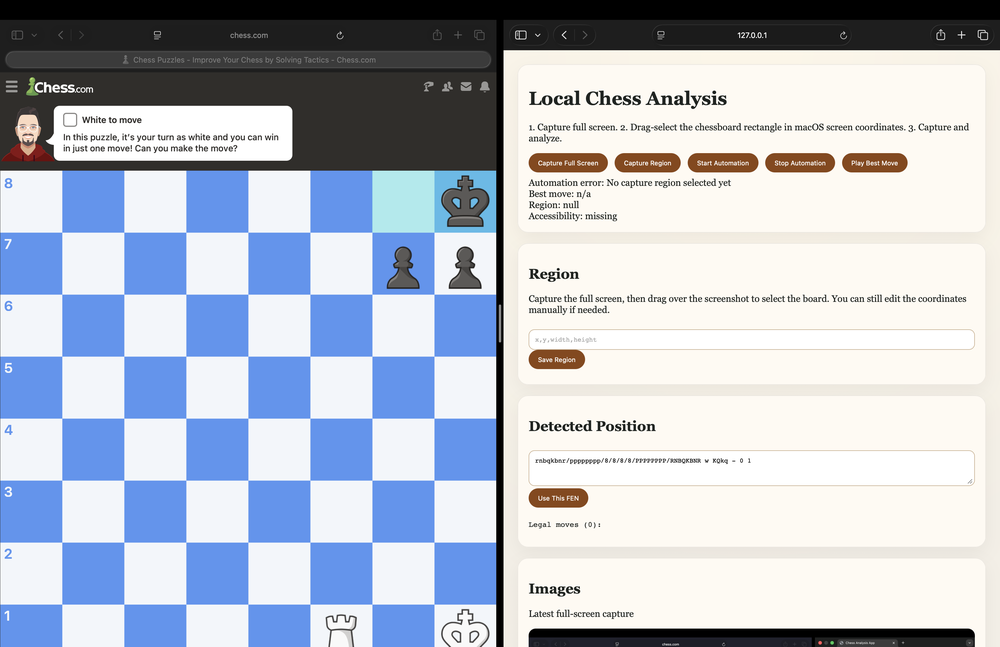
#> input picture gmMaker/.app_state/fullscreen.png, 1000 x 647 px, shrunk from 3420 x 2214 before the run
$ python -i board_detect.py   (imports and definitions only)
#> lines starting #> are read from the running program, lines starting #| are printed output that depends on the picture; after the words box and inside, x2 and y2 are one past the last pixel; in counts of white or black regions, pixels touching at a corner belong together
from __future__ import annotations

from dataclasses import dataclass
from pathlib import Path
from typing import Optional


@dataclass
class BoardDetectionResult:
    image_path: str
    board_found: bool
    board_bounds: tuple[int, int, int, int]
    orientation: str
    square_size: int
    message: str


def detect_board(image_path: str) -> BoardDetectionResult:
    """
    Keep this detector intentionally simple.

    If OpenCV is available, it looks for the largest roughly square contour.
    If not, it assumes the whole captured region is already the board.
    """
#> called with image_path = '.app_state/fullscreen.png'
    try:
        import cv2  # type: ignore
    except ImportError:
        return BoardDetectionResult(
            image_path=image_path,
            board_found=True,
            board_bounds=(0, 0, 0, 0),
            orientation="white-bottom",
            square_size=0,
            message="OpenCV not installed; using the full capture as the board region.",
        )

    image = cv2.imread(str(image_path))
#> image is the input picture: shape (647, 1000, 3); mean B, G, R 200.8, 188.2, 181.2
    if image is None:
        return BoardDetectionResult(
            image_path=image_path,
            board_found=False,
            board_bounds=(0, 0, 0, 0),
            orientation="unknown",
            square_size=0,
            message="Unable to read captured image.",
        )

    gray = cv2.cvtColor(image, cv2.COLOR_BGR2GRAY)
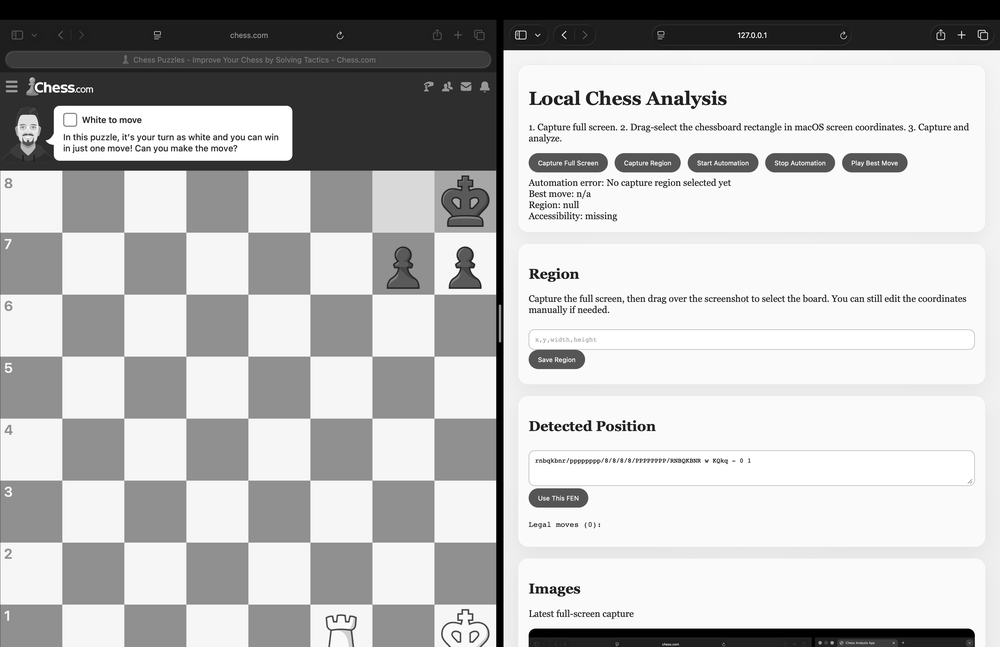
#> gray: shape (647, 1000); min 0, max 255, mean 187.5
    blurred = cv2.GaussianBlur(gray, (5, 5), 0)
    edges = cv2.Canny(blurred, 50, 150)
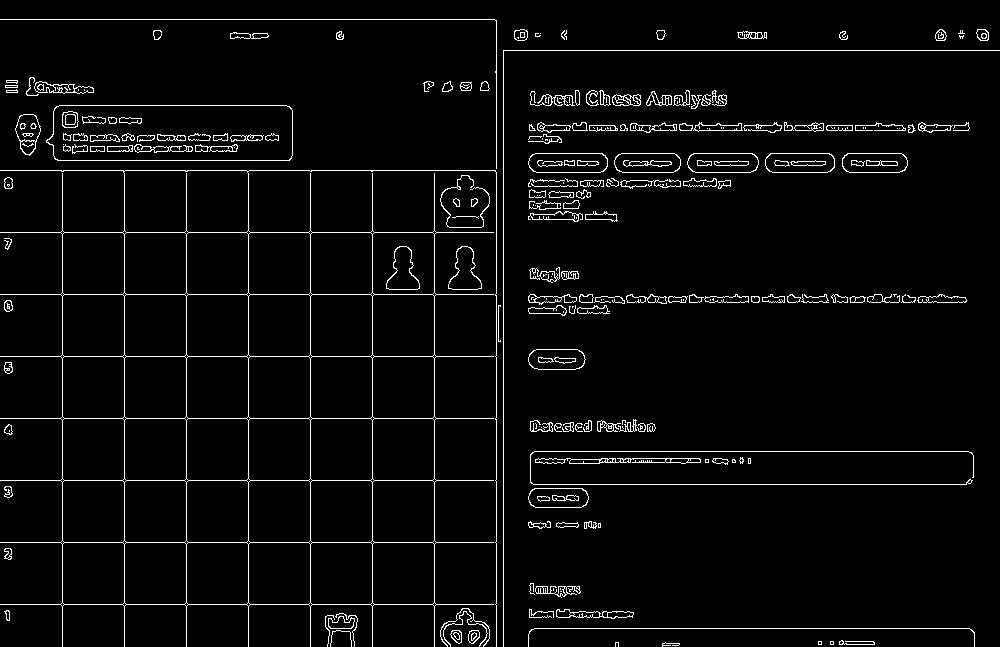
#> edges: shape (647, 1000); 3.8% white in thin lines or dots
    contours, _ = cv2.findContours(edges, cv2.RETR_EXTERNAL, cv2.CHAIN_APPROX_SIMPLE)
#> contours = 175 contours, 70 with area under 20; largest, box (x1, y1, x2, y2) and area: (0, 170, 497, 647) 146174, (46, 105, 293, 161) 13154, (528, 153, 608, 173) 1433, (687, 153, 759, 173) 1274, (765, 153, 835, 173) 1256

    best_rect: Optional[tuple[int, int, int, int]] = None
    best_area = 0
    for contour in contours:
        x, y, w, h = cv2.boundingRect(contour)
        area = w * h
        if area < best_area:
            continue
        ratio = w / h if h else 0
        if 0.8 <= ratio <= 1.2:
            best_area = area
            best_rect = (x, y, w, h)
#> this loop made 175 passes
#> (x, y, w, h, area, ratio, best_area) on passes 2, 6, 7, 103, 104, 159: (615, 642, 4, 5, 20, 0.8, 20), (468, 630, 12, 14, 168, 0.857, 168), (450, 630, 12, 14, 168, 0.857, 168), (440, 175, 50, 53, 2650, 0.943, 2650), (0, 170, 497, 477, 237069, 1.04, 237069), (503, 50, 497, 597, 296709, 0.832, 296709)
#> (x, y, w, h, area, ratio) on passes 1, 5, 8, 9, 10, 11: (662, 642, 18, 5, 90, 3.6), (839, 640, 36, 5, 180, 7.2), (330, 630, 22, 17, 374, 1.29), (528, 628, 447, 19, 8493, 23.53), (328, 616, 27, 13, 351, 2.08), (325, 615, 10, 32, 320, 0.312)

    if best_rect is None:
        h, w = image.shape[:2]
        best_rect = (0, 0, w, h)
        message = "No clear board contour found; falling back to the full region."
    else:
        message = "Detected a likely chessboard region."

    square_size = max(best_rect[2], best_rect[3]) // 8
#> square_size = 74
    return BoardDetectionResult(
        image_path=image_path,
        board_found=True,
        board_bounds=best_rect,
        orientation="white-bottom",
        square_size=square_size,
        message=message,
    )

>>> result = detect_board('.app_state/fullscreen.png')
